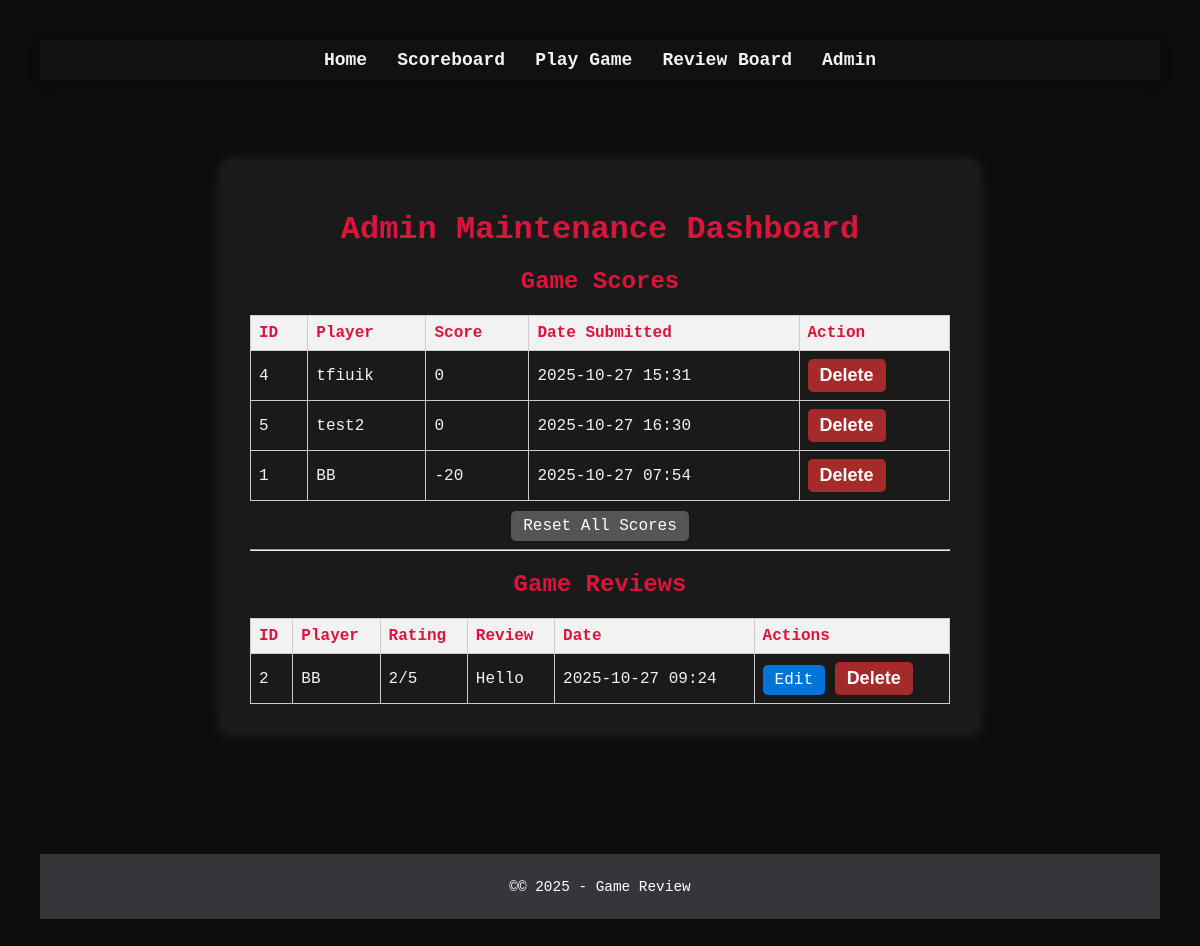
/admin/maintenance, run on the app's committed database.
### app.py (models this page shows)
class Score(db.Model):
    id = db.Column(db.Integer, primary_key=True)
    name = db.Column(db.String(100), nullable=False)
    score = db.Column(db.Integer, nullable=False)
    date_submitted = db.Column(db.DateTime, default=datetime.now(timezone.utc))

class GameReview(db.Model):
    id = db.Column(db.Integer, primary_key=True)
    player_name2 = db.Column(db.String(100), nullable=False)
    rating = db.Column(db.Integer, nullable=False)
    review_text = db.Column(db.Text, nullable=False)
    date_submitted = db.Column(db.DateTime, default=datetime.now(timezone.utc))

### app.py (the view)
@app.route('/admin/maintenance')
def admin_maintenance():
    scores = Score.query.order_by(Score.score.desc()).all()
    reviews = GameReview.query.order_by(GameReview.date_submitted.desc()).all()
    return render_template('admin_maintenance.html', scores=scores, reviews=reviews)

### templates/admin_maintenance.html (shortened to what this page needs)
{% extends "base.html" %}
{% block content %}
<div class="container">
    <h1>Admin Maintenance Dashboard</h1>
    <section>
        <h2>Game Scores</h2>
        {% if scores %}
            <table class="data-table">
                <tr>
                    <th>ID</th>
                    <th>Player</th>
                    <th>Score</th>
                    <th>Date Submitted</th>
                    <th>Action</th>
                </tr>
                {% for s in scores %}
                <tr>
                    <td>{{ s.id }}</td>
                    <td>{{ s.name }}</td>
                    <td>{{ s.score }}</td>
                    <td>{{ s.date_submitted.strftime('%Y-%m-%d %H:%M') }}</td>
                    <td>
                        <form action="{{ url_for('admin_delete_score', score_id=s.id) }}" method="POST" style="display:inline;">
                            <button type="submit" class="btn-small delete">Delete</button>
                        </form>
                    </td>
                </tr>
                {% endfor %}
            </table>
            <a href="{{ url_for('admin_reset_scores') }}" class="btn reset">Reset All Scores</a>
        {% else %}
            <p>No scores available.</p>
        {% endif %}
    </section>
    <hr>
    <section>
        <h2>Game Reviews</h2>
        {% if reviews %}
            <table class="data-table">
                <tr>
                    <th>ID</th>
                    <th>Player</th>
                    <th>Rating</th>
                    <th>Review</th>
                    <th>Date</th>
                    <th>Actions</th>
                </tr>
                {% for r in reviews %}
                <tr>
                    <td>{{ r.id }}</td>
                    <td>{{ r.player_name2 }}</td>
                    <td>{{ r.rating }}/5</td>
                    <td>{{ r.review_text }}</td>
                    <td>{{ r.date_submitted.strftime('%Y-%m-%d %H:%M') }}</td>
                    <td>
                        <a href="{{ url_for('admin_edit_review', review_id=r.id) }}" class="btn-small edit">Edit</a>
                        <form action="{{ url_for('admin_delete_review', review_id=r.id) }}" method="POST" style="display:inline;">
                            <button type="submit" class="btn-small delete">Delete</button>
                        </form>
                    </td>
                </tr>
                {% endfor %}
            </table>
        {% else %}
            <p>No reviews available.</p>
        {% endif %}
    </section>
</div>
{% endblock %}

### templates/base.html (shortened to what this page needs)
<!DOCTYPE html>
<html lang="en">
<head>
    <link rel="stylesheet" href="{{ url_for('static', filename='style.css') }}">
</head>
<body>
    <header>
        <nav>
            <ul>
                <li><a href="{{ url_for('homepage') }}">Home</a></li>
                <li><a href="{{ url_for('scoreboard') }}">Scoreboard</a></li>
                <li><a href="{{ url_for('game_play') }}">Play Game</a></li></li>
                <li><a href="{{ url_for('review_board') }}">Review Board</a></li>
                <li><a href="{{ url_for('admin_maintenance') }}">Admin</a></li>
            </ul>
        </nav>
    </header>
    <main>
        {% block content %}
        {% endblock %}
    </main>
    <footer>
        <p>&copy;© 2025 - Game Review</p>
    </footer>
</body>
</html>

### static/style.css (style rules this page uses)
body { background-color: #0c0c0c; color: #f2f2f2; font-family: Consolas, monospace; padding: 40px; }
.container { max-width: 700px; margin: 0 auto; background: #1a1a1a; padding: 30px; border-radius: 10px; box-shadow: 0 0 15px rgba(255, 255, 255, 0.1); }
h2 { color: crimson; text-align: center; }
form { display: flex; justify-content: space-between; align-items: center; margin-top: 20px; }
button { padding: 10px 20px; background: crimson; border: none; color: #fff; border-radius: 5px; font-weight: bold; cursor: pointer; transition: background 0.3s; }
.container { max-width: 700px; margin: 40px auto; background: #1a1a1a; padding: 30px; border-radius: 10px; color: #f2f2f2; box-shadow: 0 0 15px rgba(255, 255, 255, 0.1); text-align: center; }
h1 { color: crimson; margin-bottom: 20px; }
body { margin: 0; font-family: "Consolas", monospace; background-color: #0c0c0c; color: #f2f2f2; }
header { background-color: #111; padding: 10px 0; box-shadow: 0 2px 10px rgba(0, 0, 0, 0.3); }
nav ul { display: flex; justify-content: center; gap: 30px; list-style-type: none; padding: 0; margin: 0; }
nav a { color: #f2f2f2; text-decoration: none; font-weight: bold; font-size: 18px; transition: color 0.3s; }
main { min-height: 80vh; padding: 40px 20px; }
footer { text-align: center; padding: 15px 0; background-color: #111; color: #888; font-size: 14px; margin-top: 50px; }
button { padding: 12px 24px; background: crimson; border: none; color: white; border-radius: 6px; font-size: 18px; font-weight: bold; cursor: pointer; transition: background 0.3s, transform 0.1s; }
table { width: 100%; border-collapse: collapse; margin-top: 20px; }
th, td { border-bottom: 1px solid #444; padding: 10px; }
th { color: crimson; }
.data-table { width: 100%; border-collapse: collapse; margin-top: 10px; }
.data-table th, .data-table td { border: 1px solid #ccc; padding: 8px; text-align: left; }
.data-table th { background-color: #f2f2f2; }
.btn, .btn-small { background-color: #b12a3a; color: white; padding: 6px 12px; border: none; border-radius: 5px; cursor: pointer; text-decoration: none; }
.btn-small.delete { background-color: #a52a2a; }
.btn-small.edit { background-color: #0074d9; }
.btn.reset { margin-top: 10px; display: inline-block; background-color: #555; }
footer { margin-top: 40px; text-align: center; padding: 10px; background-color: #35363a; color: #ffffff; font-size: 0.9rem; }

### data on the page
Score: id "4", name "tfiuik", score "0", date_submitted "2025-10-27 15:31"
Score: id "5", name "test2", score "0", date_submitted "2025-10-27 16:30"
Score: id "1", name "BB", score "-20", date_submitted "2025-10-27 07:54"
GameReview: id "2", player_name2 "BB", rating "2", review_text "Hello", date_submitted "2025-10-27 09:24"
